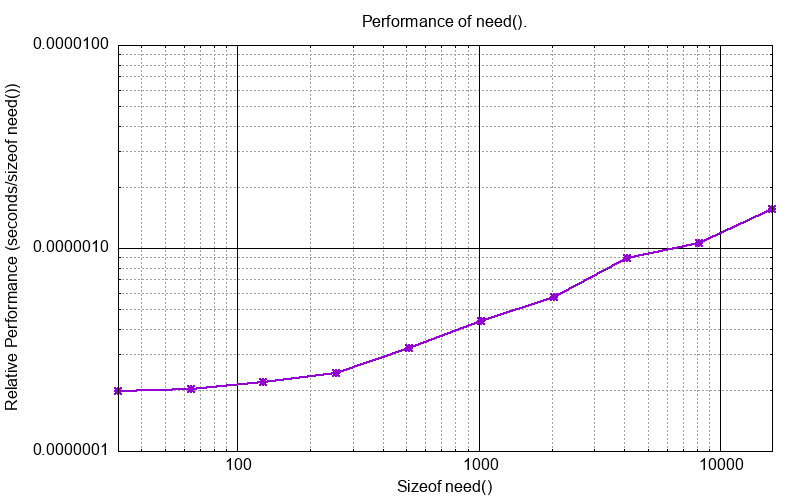

gnuplot code for this plot:
set title "Performance of need()."

set xlabel "Sizeof need()"
#set xrange [0.1:100]
set logscale x
#set xrange [:1000]

# First line specification refers to major grid lines in both x and y, the second to minor grid lines in x and y.
set grid xtics mxtics ytics mytics linetype -1 linewidth 1, linetype 0 linewidth 1

set logscale y
set ylabel "Relative Performance (seconds/sizeof need())"
# set yrange [1:]
# set ytics 8,35,3

#set logscale y2
#set y2label "Cache Misses"
# set y2range [1:1e9]
#set y2tics

set pointsize 1
set datafile separator whitespace
# Curve fit
#cost(x) = a + (b / (x/1024))
#fit cost(x) "data/perf_size_of.dat" using 1:2 via a,b

#set key right
set key off

set terminal png size 800,500           # choose the file format

set output "images/cpp_need.png"   # choose the output device

plot "data/cpp_need.dat" using 1:(1e-3 * $8 / ($7 / $1)) t "Time." with linespoints axes x1y1 pt 3 lw 2

reset
